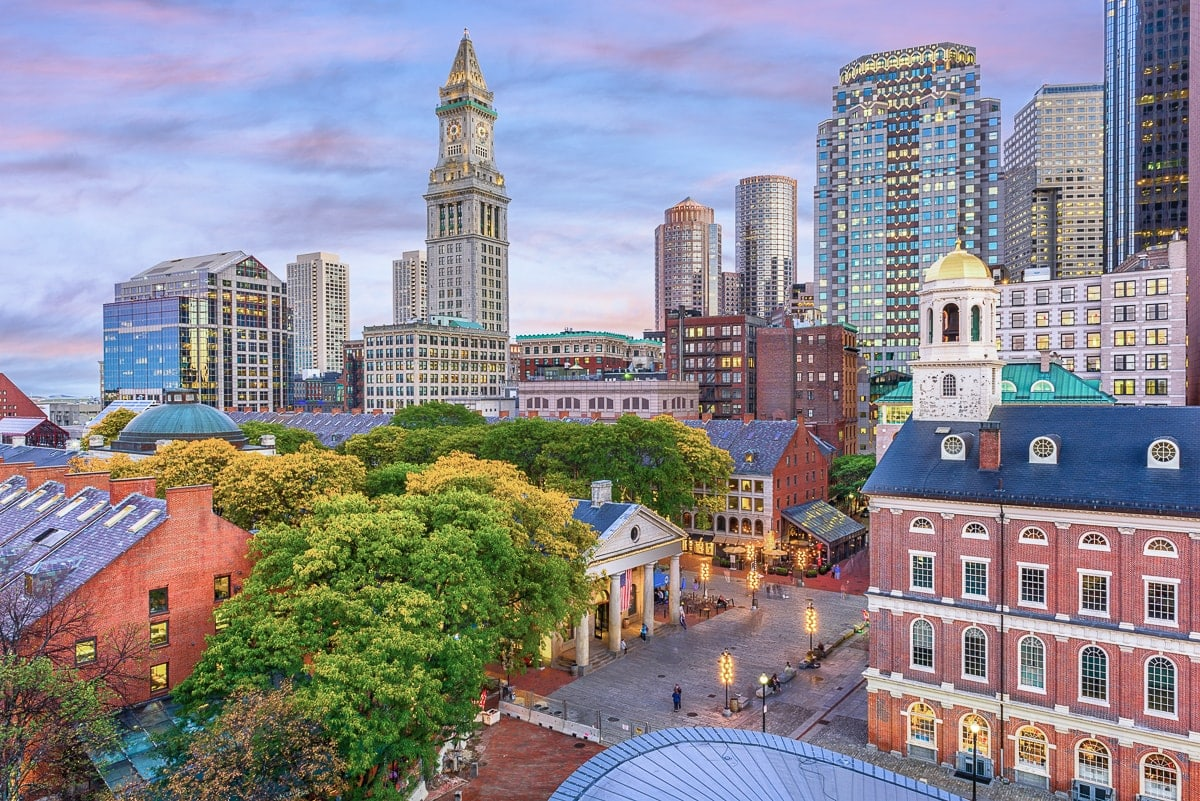
#> input picture Photos/boston.jpg, 1200 x 801 px, found by its file name
$ python transformations.py
#> lines starting #> are read from the running program, lines starting #| are printed output that depends on the picture
import cv2 as cv
import numpy as np

img = cv.imread('Photos/boston.jpg')
#> img is the input picture: shape (801, 1200, 3); mean B, G, R 146.5, 138.2, 140.9

cv.imshow('Boston', img)

# [33 lines of commented-out code are left out]
resized = cv.resize(img, (500,500), interpolation=cv.INTER_CUBIC)
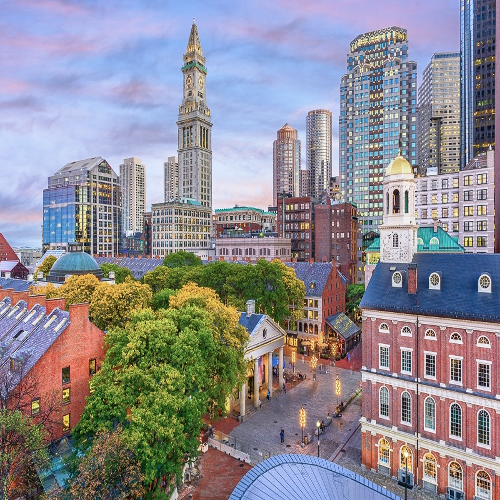
#> resized: shape (500, 500, 3); mean B, G, R 146.4, 138.1, 140.8
cv.imshow('Resized', resized)

# Flipping
flip = cv.flip(img, 1)
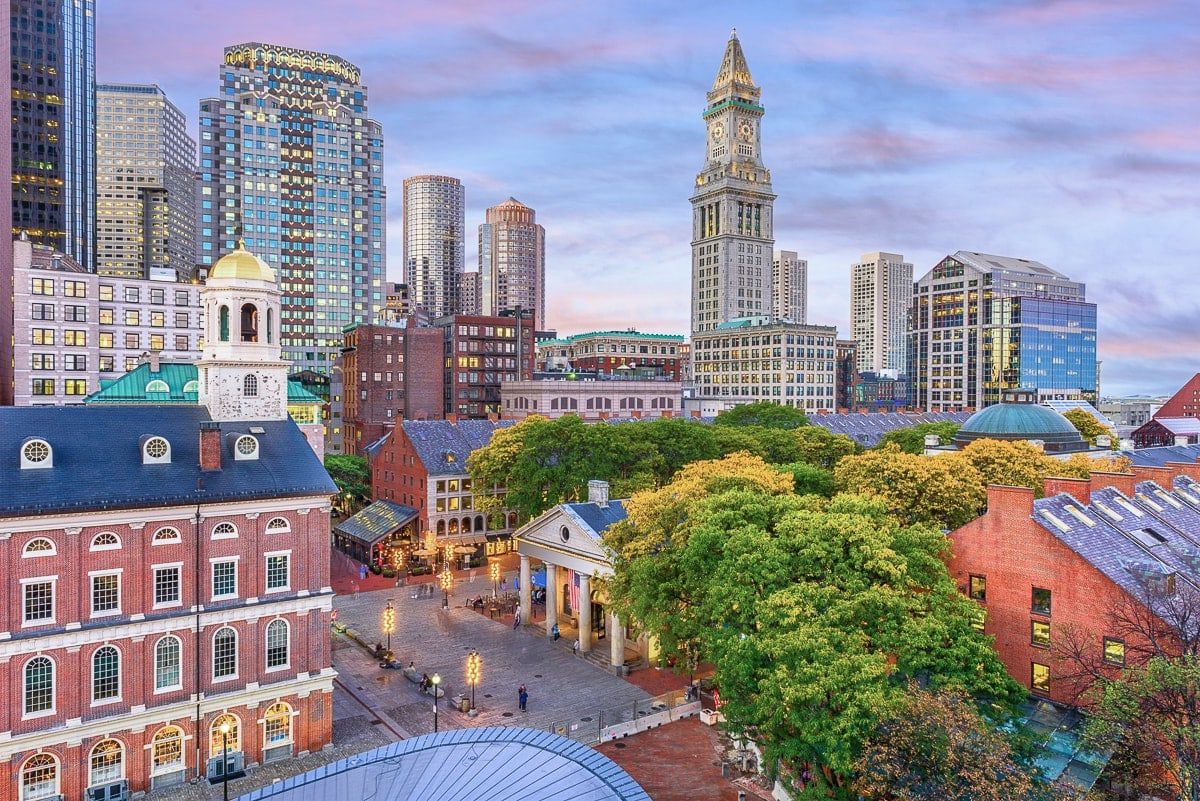
#> flip: shape (801, 1200, 3); mean B, G, R 146.5, 138.2, 140.9
cv.imshow('Flip', flip)

# Cropping
cropped = img[20:400, 20:400]
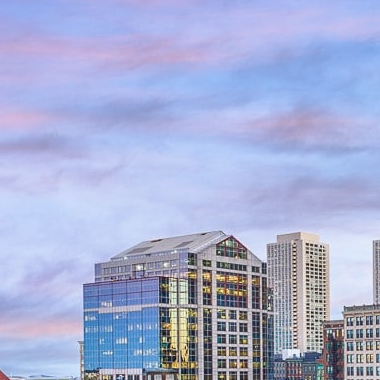
#> cropped: shape (380, 380, 3); mean B, G, R 212.5, 175.5, 166.5
cv.imshow('Cropped', cropped)


cv.waitKey(0)

$ run again, with Photos/cat.jpg copied over Photos/boston.jpg
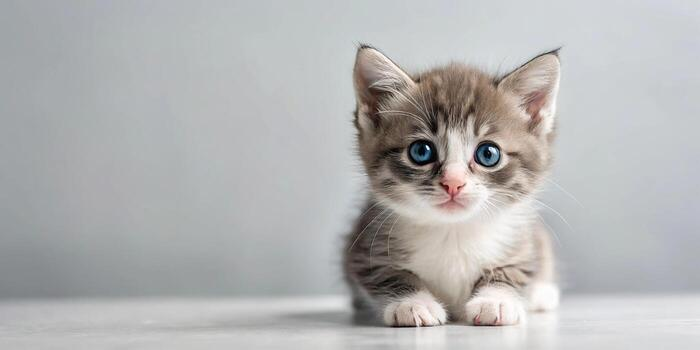
#> input picture Photos/cat.jpg, 700 x 350 px, found by its file name
#> img is the input picture: shape (350, 700, 3); mean B, G, R 179.9, 179.9, 180
#> `flip = cv.flip(img, 1)`:
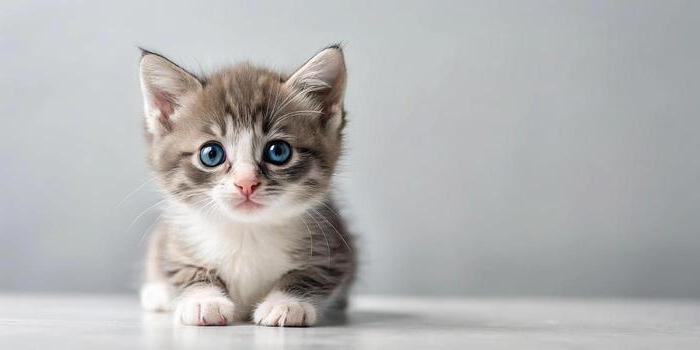
#> flip: shape (350, 700, 3); mean B, G, R 179.9, 179.9, 180
#> `cropped = img[20:400, 20:400]`:
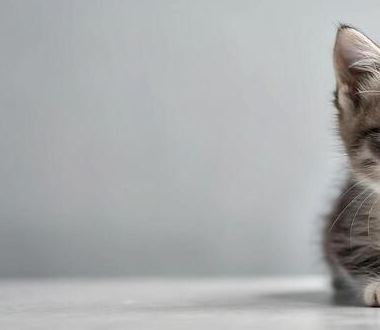
#> cropped: shape (330, 380, 3); mean B, G, R 172.8, 172.2, 170.6

$ run again, with Photos/cat_large.jpg copied over Photos/boston.jpg
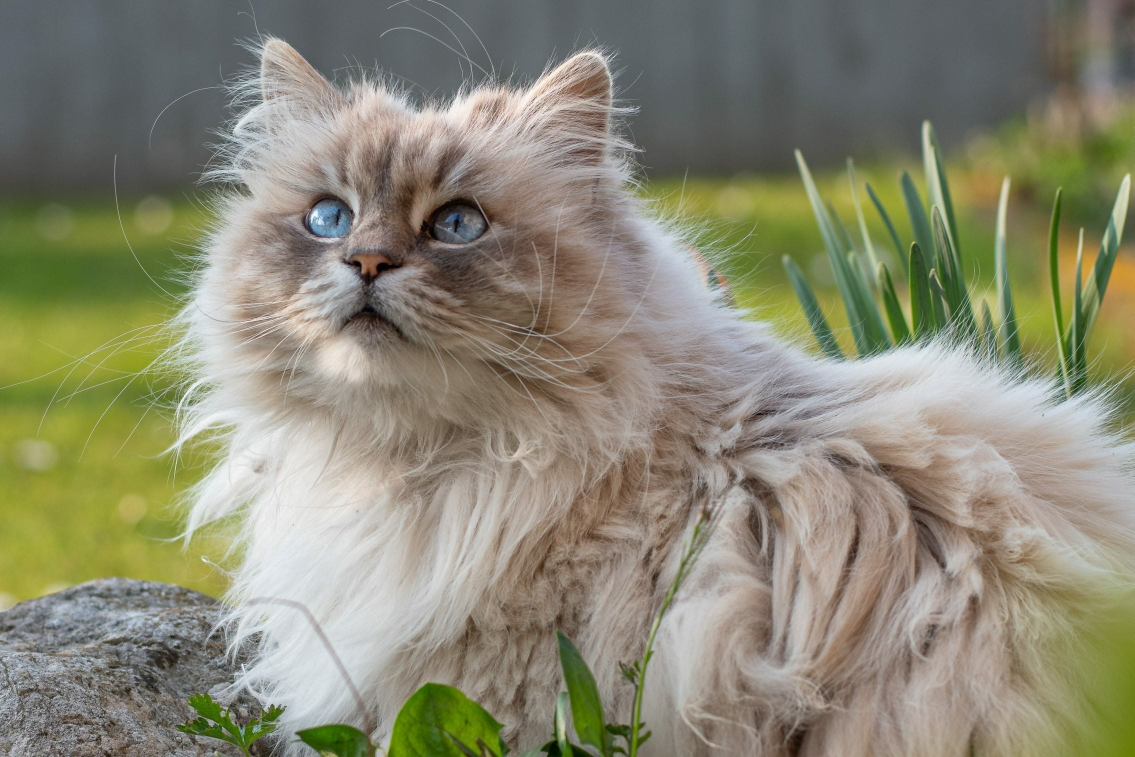
#> input picture Photos/cat_large.jpg, 2269 x 1514 px, found by its file name (shown at 1/2 size)
#> img is the input picture: shape (1514, 2269, 3); mean B, G, R 115.6, 136.4, 138.1
#> `flip = cv.flip(img, 1)`:
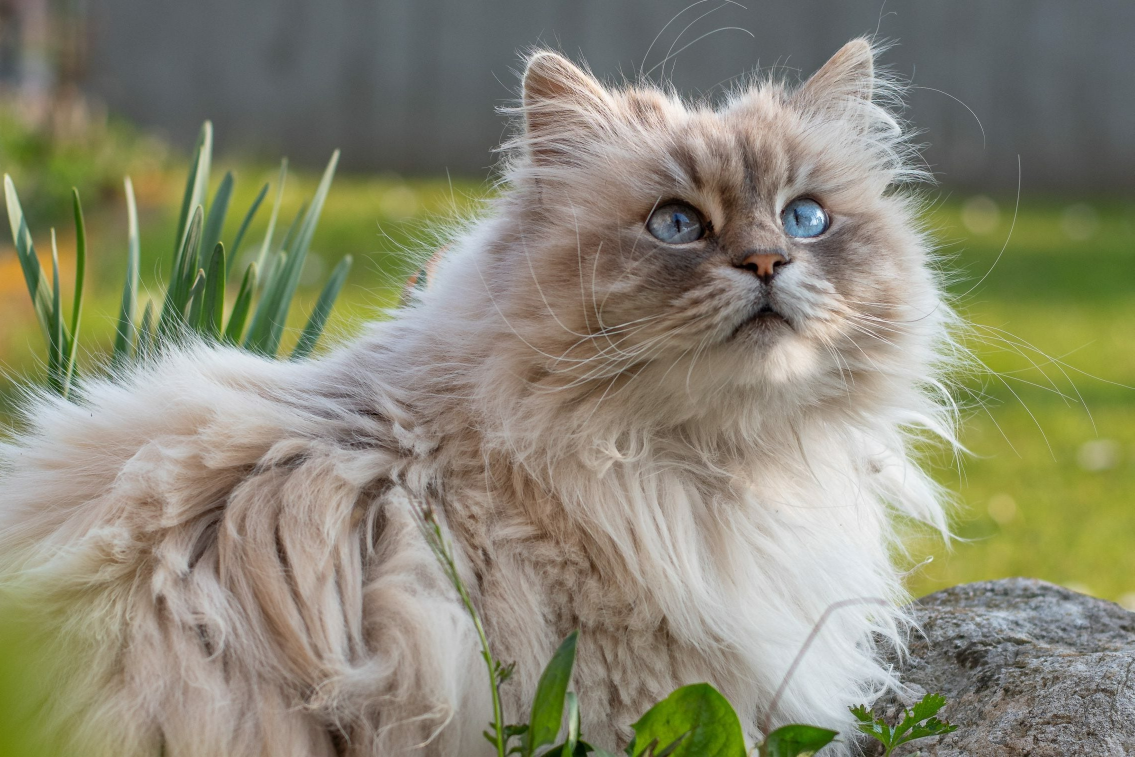
#> flip: shape (1514, 2269, 3) (shown at 1/2 size); mean B, G, R 115.6, 136.4, 138.1
#> `cropped = img[20:400, 20:400]`:
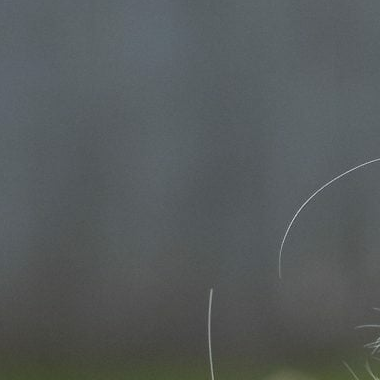
#> cropped: shape (380, 380, 3); mean B, G, R 91.1, 90.6, 85.7

$ run again, with Photos/cats.jpg copied over Photos/boston.jpg
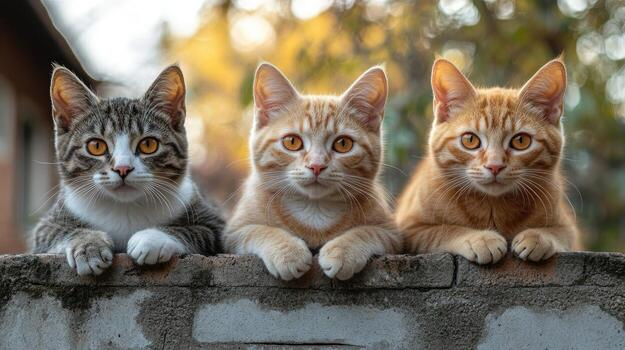
#> input picture Photos/cats.jpg, 625 x 350 px, found by its file name
#> img is the input picture: shape (350, 625, 3); mean B, G, R 97.7, 113.8, 123.5
#> `flip = cv.flip(img, 1)`:
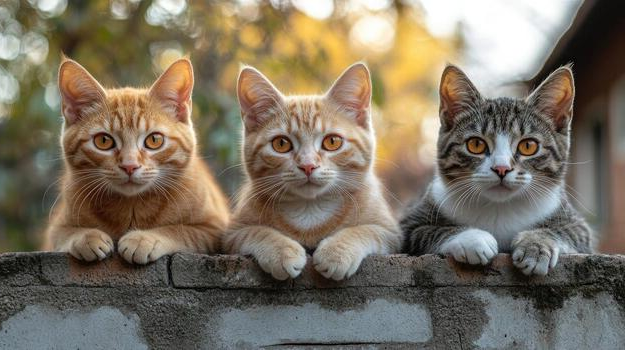
#> flip: shape (350, 625, 3); mean B, G, R 97.7, 113.8, 123.5
#> `cropped = img[20:400, 20:400]`:
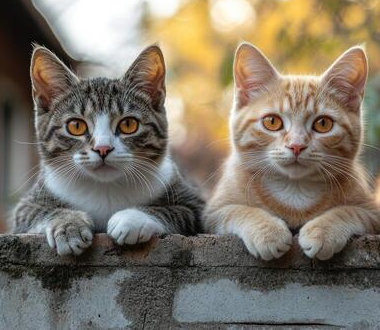
#> cropped: shape (330, 380, 3); mean B, G, R 104.1, 118.4, 127.1
